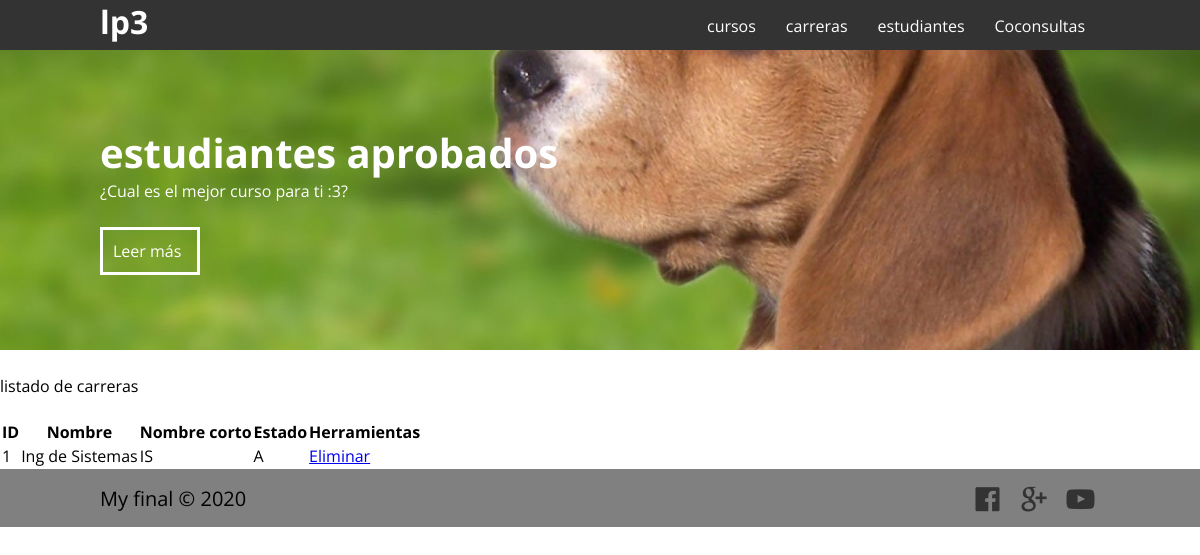
Screenshot of /carreras/ with the database file from the repository.
### appFinalLP3/models.py (models this page shows)
class Carrera(models.Model):
    nombre=models.CharField(max_length=100)
    nombrecorto=models.CharField(max_length=30)
    fecha_fundacion=models.CharField(max_length=10)
    estado=models.CharField(max_length=1)

### appFinalLP3/views.py (the view)
# urls.py: path('carreras/', views.listar_carreras, name="carreras"),
def listar_carreras(request):
    carreras = Carrera.objects.all()
    return render(request,'carreras.html',{
        'carreras': carreras,
    })

### appFinalLP3/templates/carreras.html (shortened to what this page needs)
{% extends 'layout.html' %}
{% block contenedor %}
    <p>listado de carreras </p>
<table>
    <tr>
        <th>ID</th>
        <th>Nombre</th>
        <th>Nombre corto</th>
        <th>Estado</th>
        <th>Herramientas</th>
    </tr>
    {% for c in carreras%}
        <tr>
            <td>{{c.id}}</td>
            <td>{{c.nombre}}</td>
            <td>{{c.nombrecorto}}</td>
            <td>{{c.estado}}</td><br>
            <td><a href="/eliminar_carreras/{{c.id}}">Eliminar</a></td>
        </tr>
    {%endfor%}
</table>
{% endblock  %}

### appFinalLP3/static/css/style-inicio.css (style rules this page uses)
* { margin: 0; padding: 0; box-sizing: border-box; }
body { font-family: 'Open Sans', sans-serif; }

### rows the page displays
Carrera: id "1", nombre "Ing de Sistemas", nombrecorto "IS", estado "A"
